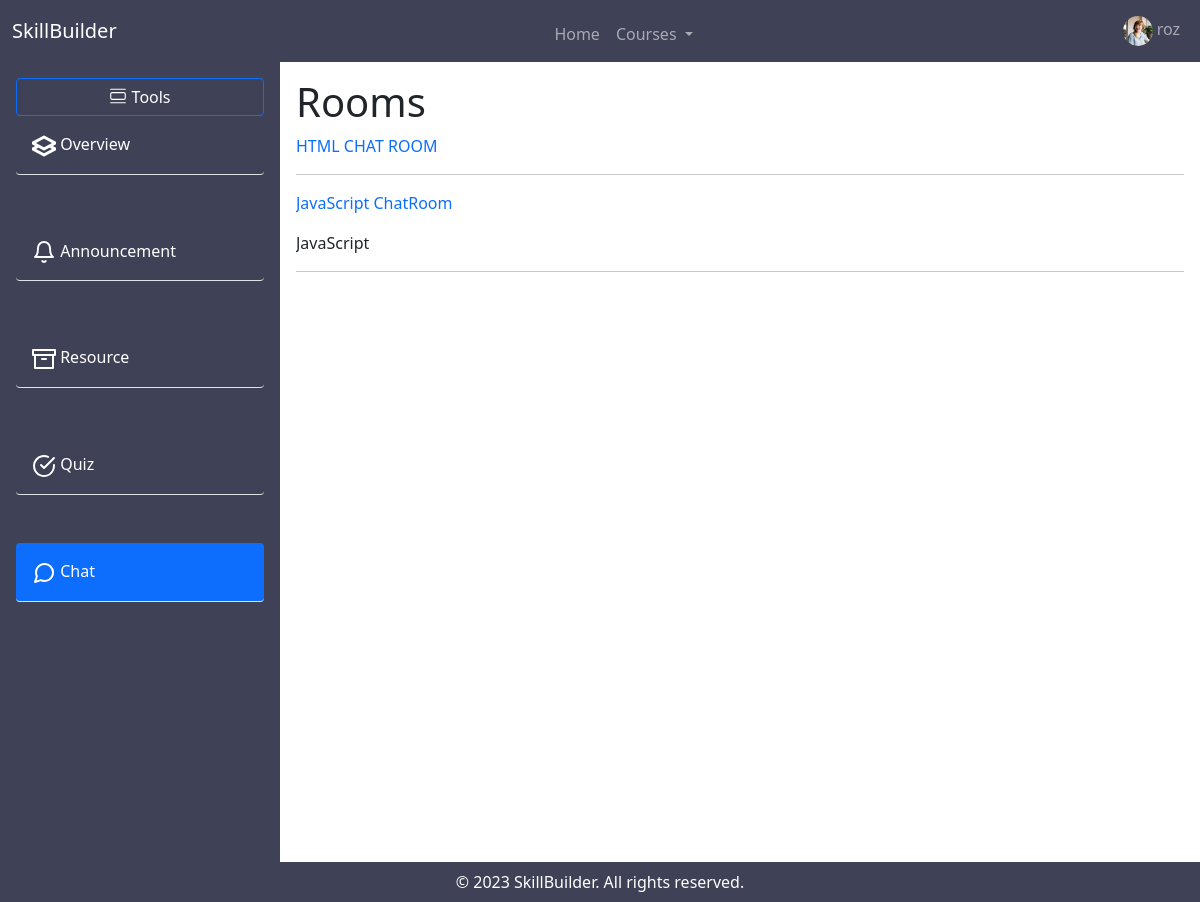
/course/1/chat_room (signed in), run on the app's committed database.
### myapp/models.py (models this page shows)
class User(AbstractUser):
    is_employer = models.BooleanField("Is employer",default=False)
    is_employee = models.BooleanField("Is employee", default=False)
    is_email_verified = models.BooleanField(default=False)
    my_employer = models.CharField(max_length=200, null=True, blank=True)
    first_name = models.CharField(max_length=30, blank=False, null=False)
    last_name = models.CharField(max_length=30, blank=False, null=False)
    bio = models.TextField(blank=True, null=True)
    avatar = models.ImageField(null=True, default="avatar.svg")

### course/models.py (models this page shows, shortened)
class Room(models.Model):
    room_topic = models.CharField(max_length=200, null=True)
    course = models.ForeignKey(Course, on_delete=models.CASCADE)
    room_description = models.TextField(null=True, blank=True)
    created  = models.DateTimeField(auto_now_add=True)
    updated = models.DateTimeField(auto_now=True)

### course/views/room_page.py (the view)
# urls.py: path('course/<str:pk>/chat_room', room_page.roomPage, name='room-page'),
def roomPage(request, pk):
    employee = request.user
    participants = Participants.objects.filter(user=employee)
    courses = [participant.course for participant in participants]
    course = Course.objects.get(id=pk)
    rooms = Room.objects.filter(course__in=courses)
    context = {
        'course': course,
        'rooms': rooms,
        'courses': courses,
    }
    return render(request, "page/room_page.html", context)

### course/models.py (called while the page is built)
    def __str__(self):
        return self.name

### course/templates/page/room_page.html
{% extends 'main.html' %} {% load static %} | {% block content %}
<div>
    <h1>Rooms</h1>
    {% if rooms %}
    {% for room in rooms %}
    <p> <a href="{% url 'chat-room' pk2=course.id pk=room.id %}">{{room.room_topic}}</a></p>
    <p>{{room.room_description}}</p>
    <hr />
    {% endfor %}
    {% else %}
    <p>No rooms are available.</p>
    {% endif %}
</div>
{% endblock %}

### templates/main_navbar.html (shortened to what this page needs)
<nav class="navbar navbar-expand-lg navbar-dark" style="background-color: #3f4156;">
  <div class="container-fluid">
    <a class="navbar-brand" href="{% url 'employee-home' request.user %}"
      >SkillBuilder</a
    >
    <div class="collapse navbar-collapse" id="navbarSupportedContent">
      {% if request.user.is_authenticated %}
      <ul class="navbar-nav m-auto mb-2 mb-lg-0">
        <li class="nav-item">
          <a
            class="nav-link {% if request.resolver_match.view_name == 'employee-home' %} active {% endif %}"
            aria-current="page"
            href="{% url 'employee-home' request.user %}"
            >Home</a
          >
        </li>
        {% with request.resolver_match.url_name as url_name %}
        {% if courses %}
        <li class="nav-item dropdown">
          <a
            class="nav-link dropdown-toggle"
            href="#"
            id="navbarDarkDropdownMenuLink"
            role="button"
            data-bs-toggle="dropdown"
            aria-expanded="false"
          >
            Courses
          </a>
        </li>
        {% endif %}
        {% endwith %}
      </ul>
      {% endif %}
      <div>
        <ul class="navbar-nav">
          <li class="nav-item dropstart">
            <a
              class="nav-link dropdown-toggle"
              href="#"
              id="navbarDarkDropdownMenuLink"
              role="button"
              data-bs-toggle="dropdown"
              aria-expanded="false"
            >
              <img
                src="{{request.user.avatar.url}}"
                alt="user"
                class="image-icon"
                style="width: 30px; border-radius: 50%"
              />
              {{request.user.username}}
            </a>
          </li>
        </ul>
      </div>
    </div>
  </div>
</nav>

### static/css/employee_page.css (style rules this page uses)
* { box-sizing: border-box; margin: 0; padding: 0; list-style: none; text-decoration: none !important; box-sizing: border-box; }
.dropstart .dropdown-toggle::before { display: none !important; }

### data on the page
User: user.avatar (picture), user.username "roz"
Room: room_topic "HTML CHAT ROOM"
Room: room_topic "JavaScript ChatRoom", room_description "JavaScript"
